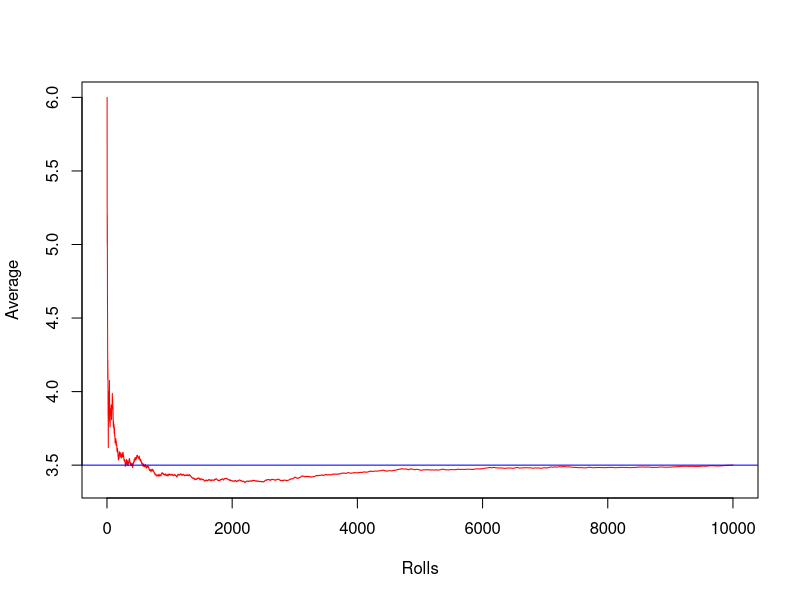
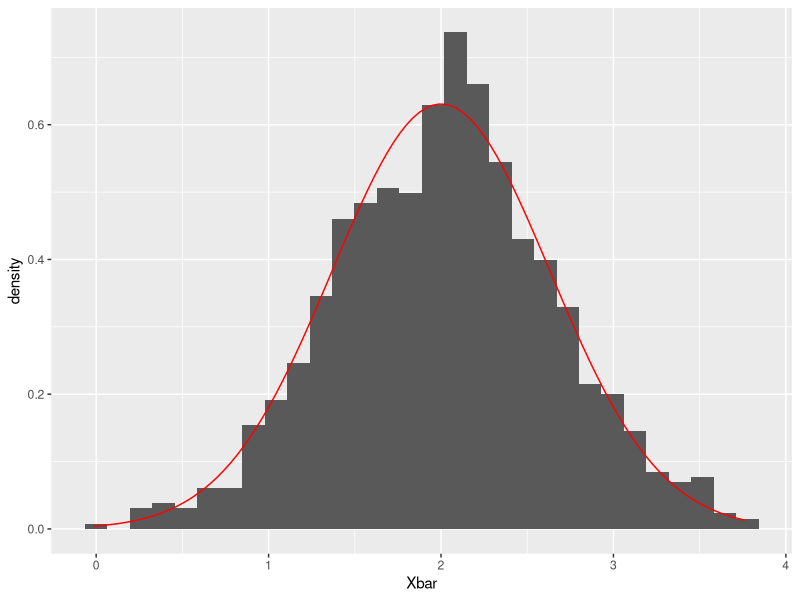
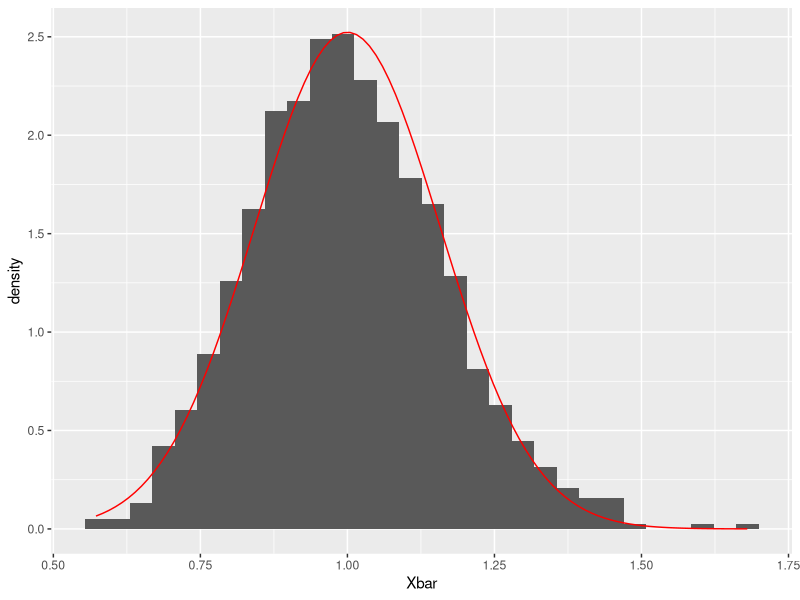
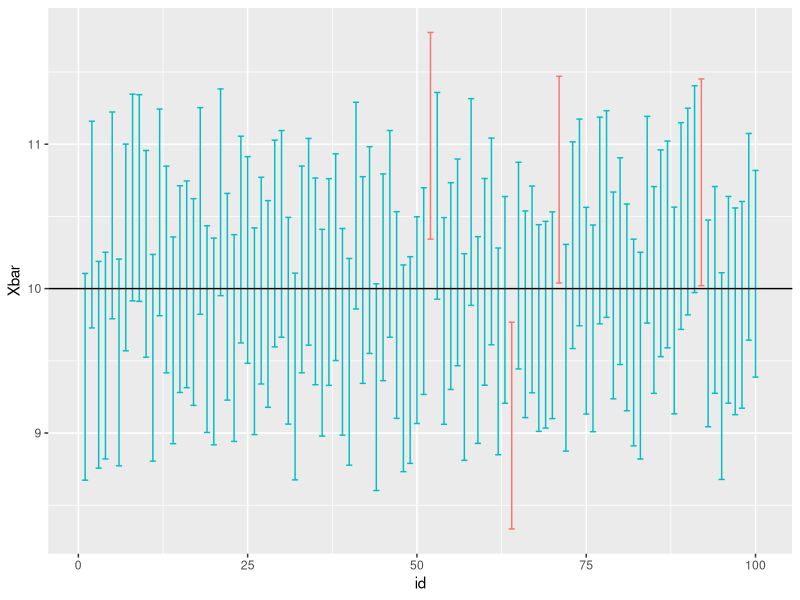

Source code (R) for these figures, in order:


mean(sample(c(1:6), 1000, replace = T))



set.seed(1028)
dice_rolls <- sample(1:6, 10000, replace = TRUE)
sample_avg <- sapply(1:length(dice_rolls), function(i) mean(dice_rolls[1:i]))

plot(1:10000, sample_avg, type = "l", col = "red",
     xlab = "Rolls", ylab = "Average")
abline(h = 3.5, col = "blue")


library(ggplot2)
Xbars <- data.frame(Xbar = replicate(1000, mean(rnorm(10, mean = 2, sd = 2))))
ggplot(Xbars, aes(x = Xbar)) + 
  geom_histogram(aes(y = ..density..)) + 
  geom_function(fun = dnorm, args = list(mean = 2, sd = 2 / sqrt(10)), color = "red")


n <- 40
Xbars <- data.frame(Xbar = replicate(1000, mean(rexp(n, rate = 1))))
ggplot(Xbars, aes(x = Xbar)) + 
  geom_histogram(aes(y = ..density..)) + 
  geom_function(fun = dnorm, args = list(mean = 1, sd = 1 / sqrt(n)), color = "red")





n <- 30 # sample size
mu <- 10 # unknown true mean
sigma <- 2 # known standard deviation
Xbars <- replicate(100, mean(rnorm(n, mean = mu, sd = sigma)))
coverage_rate <- mean(abs(Xbars - mu) < 1.96 * sigma / sqrt(n))
coverage_rate

library(tidyverse)
plot_dat <- data.frame(id = 1:100,
                       Xbar = Xbars) |>
  mutate(upper = Xbar + 1.96 * sigma / sqrt(n),
         lower = Xbar - 1.96 * sigma / sqrt(n))
ggplot(plot_dat, 
       aes(x = id, y = Xbar, 
           color = abs(Xbars - mu) < 1.96 * sigma / sqrt(n))) + 
  geom_errorbar(aes(ymin = lower, ymax = upper)) +
  geom_abline(intercept = mu, slope = 0) + 
  theme(legend.position = "none")

